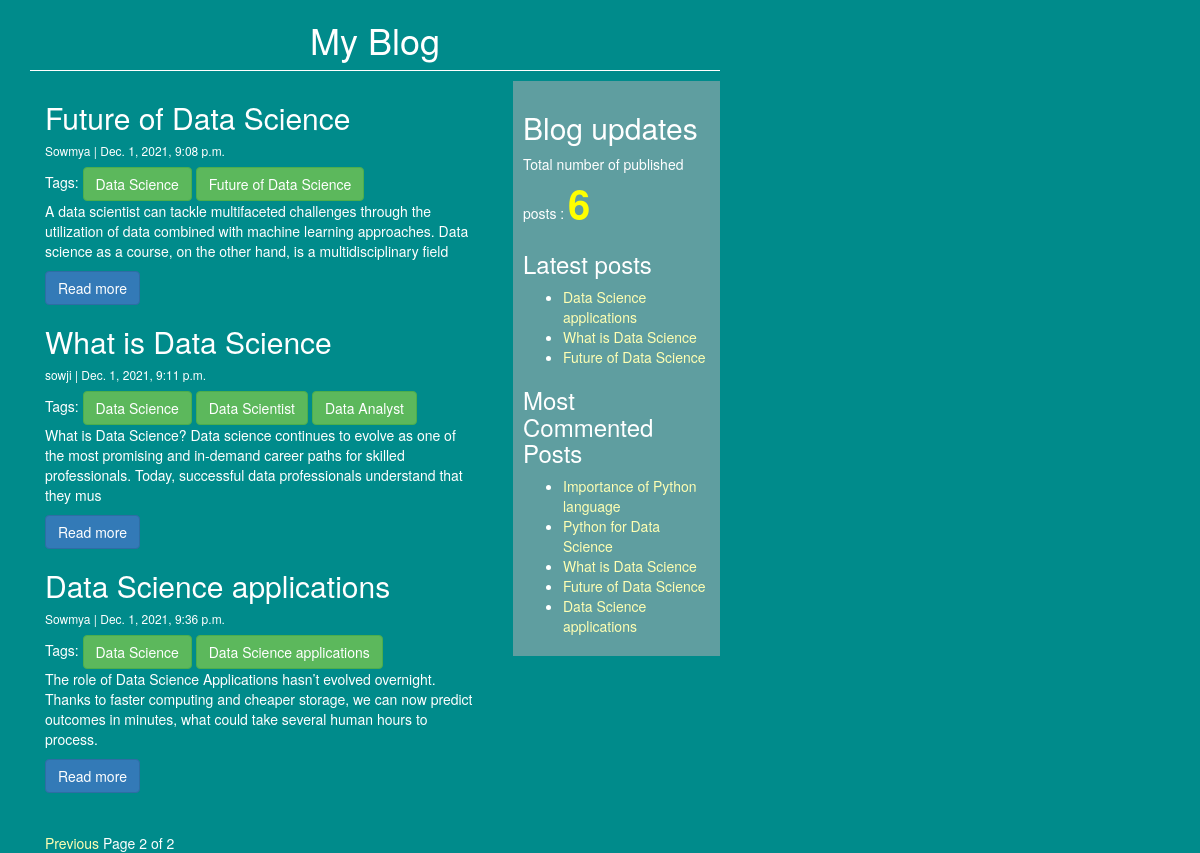
Screenshot of /?page=2 with the database file from the repository.
### blogapp/models.py (models this page shows)
class Post(models.Model):
    STATUS_CHOICES = (("draft","Draft"),("publish","Publish"),)
    title = models.CharField(max_length=200, unique=True)
    slug = models.SlugField(max_length=200, unique_for_date='publish')
    author = models.ForeignKey(User, on_delete= models.CASCADE,related_name='blog_posts')
    image=models.ImageField(null=True, blank=True, default='/images/')
    publish=models.DateTimeField(default=timezone.now)
    upload_to = models.DateTimeField(default=timezone.now)
    content = models.TextField()
    created_on = models.DateTimeField(auto_now_add=True)
    status = models.CharField(max_length=10,choices=STATUS_CHOICES, default="draft")
    tags=TaggableManager()

### blogapp/views.py (the view)
# urls.py: path('', views.post_list_view,name='home'),
def post_list_view(request,tag_slug=None):
   post_list=Post.objects.all()
   tag=None
   if tag_slug:
       tag=get_object_or_404(Tag,slug=tag_slug)
       post_list=post_list.filter(tags__in=[tag])
   paginator= Paginator(post_list,3)
   page_number=request.GET.get('page')
   try:
       post_list=paginator.page(page_number)
   except PageNotAnInteger:
       post_list=paginator.page(1)
   except EmptyPage:
       post_list=paginator.page(paginator.num_pages)
   return render(request,'blogapp/post_list.html',{'post_list':post_list,'tag':tag})

### blogapp/templatetags/blog_tags.py (called while the page is built)
@register.simple_tag(name='my_tag')
def total_posts():
    return Post.objects.count()

@register.inclusion_tag('blogapp/latest_posts.html')
def show_latest_posts():
    latest_post=Post.objects.order_by('-publish')[:3]
    return {'latest_post':latest_post}

@register.simple_tag()
def most_commented_posts(count=5):
    return Post.objects.annotate(total_comments=Count('comments')).order_by('-total_comments')[:count]

### templates/blogapp/post_list.html (shortened to what this page needs)
<!DOCTYPE html>
{% extends "blogapp/base.html" %}
{% block content %}
 <h1>My Blog</h1>
 <div class="col-md-8 mt-3 left">
{% for post in post_list %}
            <div class="card mb-4">
                <div class="card-body">
                    <h2 class="card-title">{{ post.title }}</h2>
                    <p class='card-text-dark bg-variant="info" h6'>{{ post.author }} | {{ post.created_on}} </p>
                    Tags:
                    {%for tag in post.tags.all %}
                    <a href="{%url 'tag_list' tag.slug%}" class="btn btn-success">{{tag.name}} </a>
                    {%endfor%}
                    <p class="card-text">{{post.content|slice:":200" }}</p>
                    <a href="{% url 'post_detail' post.slug %}"class="btn btn-primary">Read more</a><br>
                </div>
            </div>
 {% endfor %}<br><br>
 {%include 'blogapp/paginator.html' with page=post_list %}
{% endblock %}

### templates/blogapp/base.html (shortened to what this page needs)
<!DOCTYPE html>
{%load blog_tags%}
{%load static%}
<html lang="en" dir="ltr">
  <head>
    <link rel="stylesheet" href="https://stackpath.bootstrapcdn.com/bootstrap/3.4.1/css/bootstrap.min.css"
>
    <link rel="stylesheet" href="{%static "css/blogapp.css"%}">
  </head>
  <body>
    <div class="content">
      {%block content%}{%endblock%}
    </div>
    <div class="sidebar">
      <h2>Blog updates</h2>
      <p>Total number of published posts : <span id='pcount'>{%my_tag%}</span></p>
      <h3>Latest posts</h3>{%show_latest_posts%}
      <h3>Most Commented Posts</h3>
      {% most_commented_posts as commented_posts%}
      <ul>
        {%for post in commented_posts%}
        <li> <a href="{% url 'post_detail' post.slug %}">{{post.title}}</a></li>
        {%endfor%}
      </ul>
    </div>
  </body>
</html>

### templates/blogapp/latest_posts.html
<ul>
  {%for post in latest_post%}
  <li> <a href="{% url 'post_detail' post.slug %}">{{post.title}}</a></li>
  {%endfor%}
</ul>

### static/css/blogapp.css (style rules this page uses)
.content { width:60%; float:left; padding:0 0 0 30px; background:darkcyan; height:100%; }
.sidebar { width:30%; float:right; padding: 10px; background:cadetblue; height:100%; }
a { color:#ffffb3; }
h1 { text-align:center; border-bottom: 1px solid white; padding-bottom: 10px; }
body { color: white; background:darkcyan; }
#pcount { font-size:40px; color:yellow; font-weight:bold; }

### rows the page displays
Post: title "Future of Data Science", author "Sowmya", created_on "Dec. 1, 2021, 9:08 p.m.", content "A data scientist can tackle multifaceted challenges through the utilization of data combined with machine learning approaches. Data science as a course, on the other hand, is a multidisciplinary field"
Tag: name "Data Science"
Tag: name "Future of Data Science"
Post: title "What is Data Science", author "sowji", created_on "Dec. 1, 2021, 9:11 p.m.", content "What is Data Science? Data science continues to evolve as one of the most promising and in-demand career paths for skilled professionals. Today, successful data professionals understand that they mus"
Tag: name "Data Scientist"
Tag: name "Data Analyst"
Post: title "Data Science applications", author "Sowmya", created_on "Dec. 1, 2021, 9:36 p.m.", content "The role of Data Science Applications hasn’t evolved overnight. Thanks to faster computing and cheaper storage, we can now predict outcomes in minutes, what could take several human hours to process."
Tag: name "Data Science applications"
Post: title "Importance of Python language"
Post: title "Python for Data Science"

### other values shown
{{ page.number }} "2"
{{ page.paginator.num_pages }} "2"
